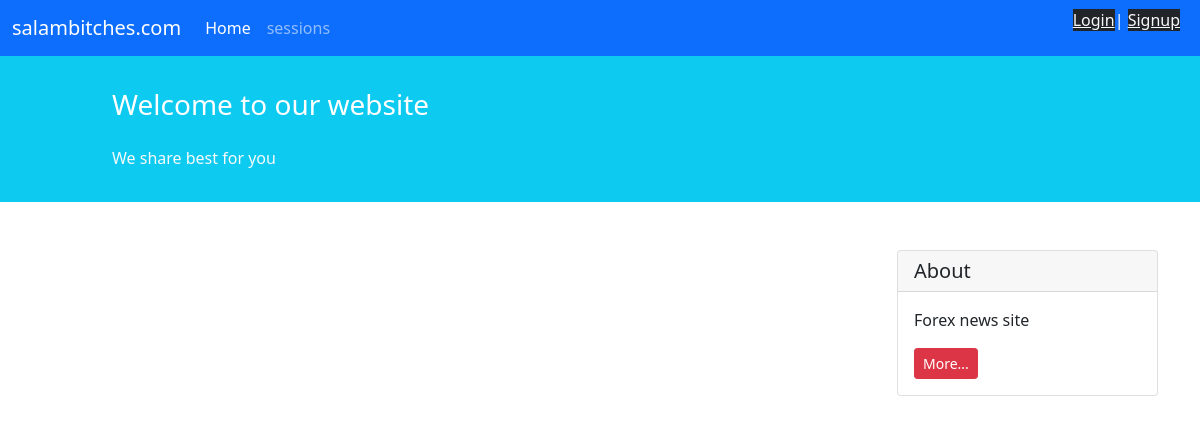
The page /blog/ on the database as committed earlier.
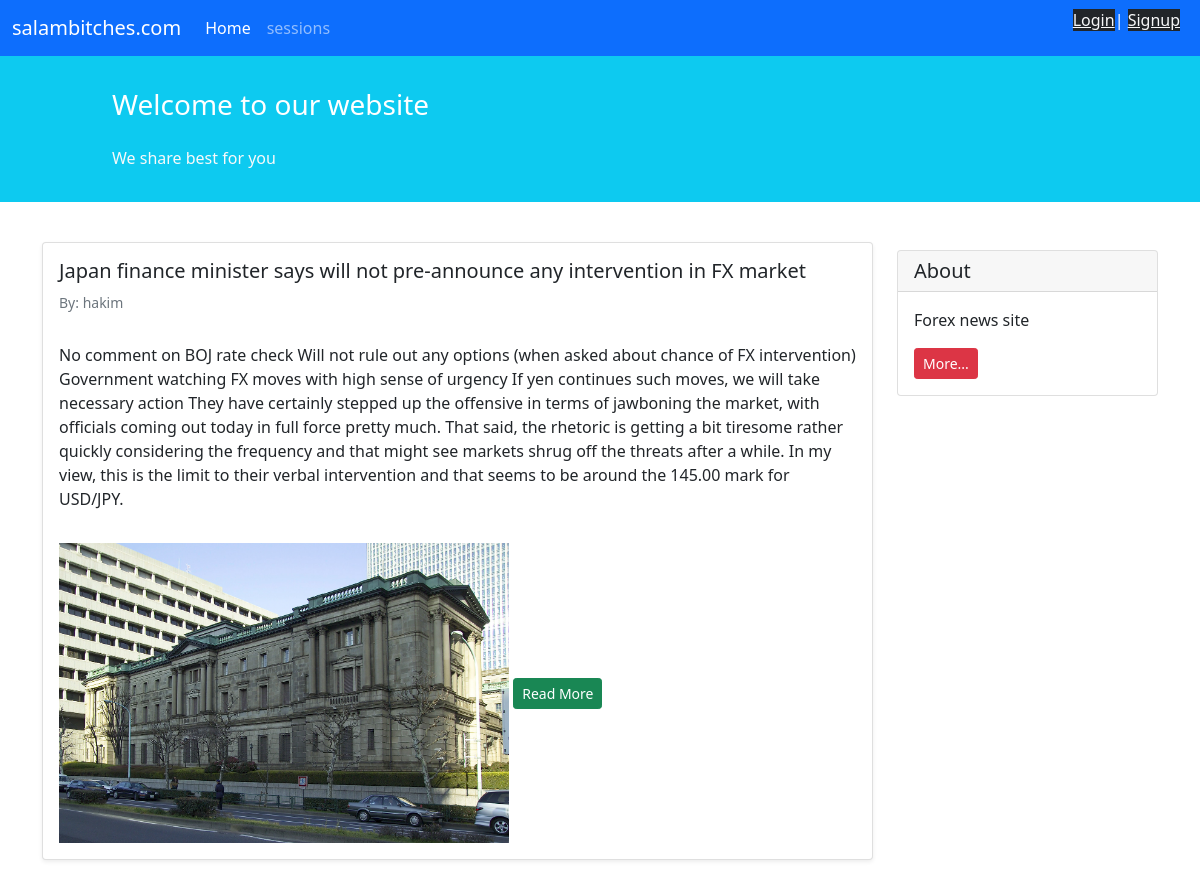
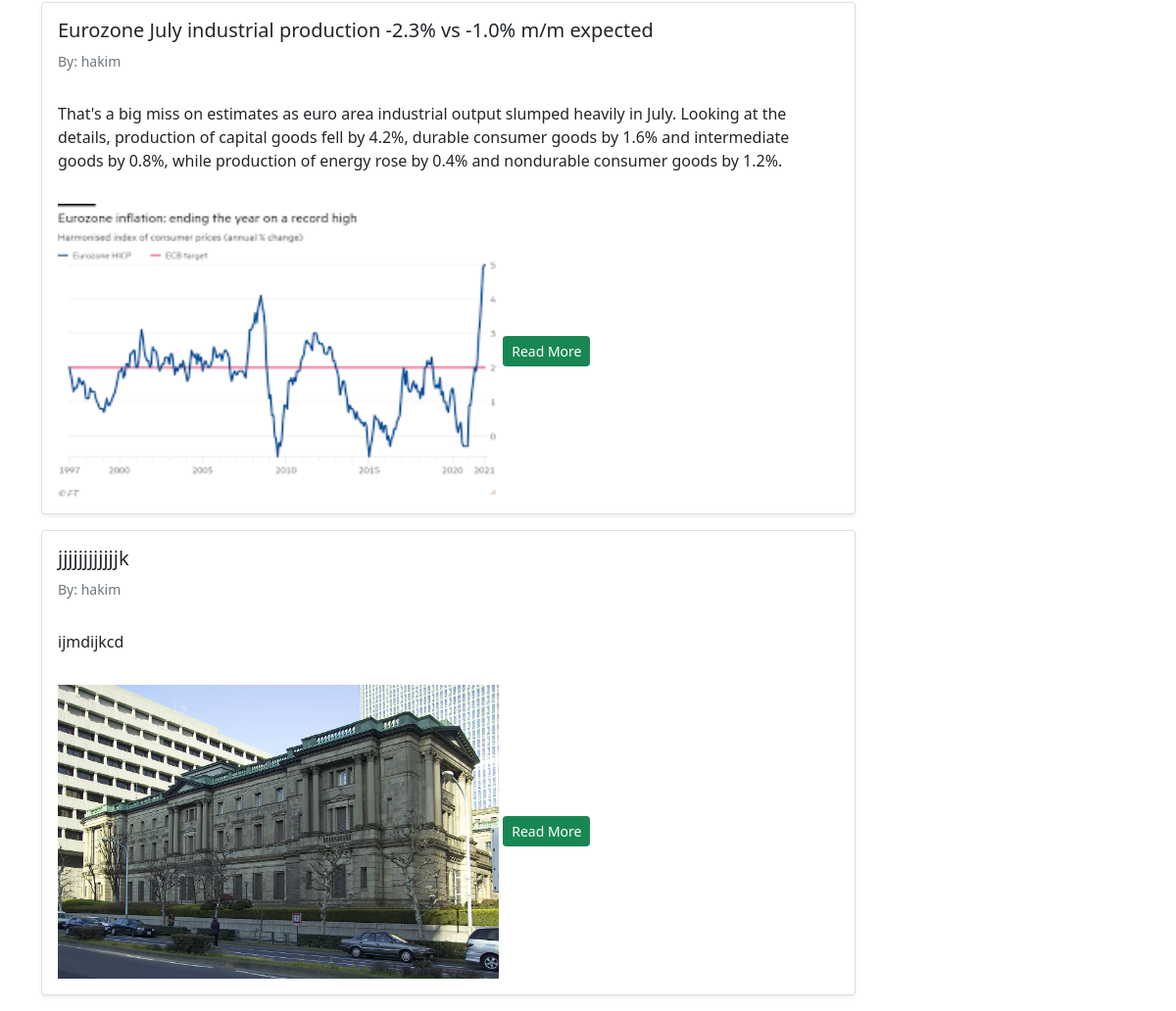
The same page on the database as committed later (2 pictures, top to bottom).
### blog/models.py (models this page shows, shortened)
class Post(models.Model):
    STATUS_CHOICES = (
        ('pub', 'Published'),
        ('drf', 'Draft'),
    )
    user = models.ForeignKey(get_user_model(), on_delete=models.CASCADE , related_name='user')
    title = models.CharField(max_length=100)
    text = models.TextField()
    datetime_created = models.DateTimeField(auto_now_add=True)
    datetime_modified = models.DateTimeField(auto_now=True)
    status = models.CharField(choices=STATUS_CHOICES, max_length=3)
    upload = models.ImageField(upload_to ='upload/' , blank=True)
    session = models.CharField(choices=session, max_length=3)

### accounts/models.py (models this page shows)
class CustomUser(AbstractUser):
    pass

### blog/views.py (the view)
# urls.py: path("", PostList.as_view() , name='post_list'),
class PostList(generic.ListView):
    model = Post
    template_name = 'blog/post_list.html'
    paginate_by = 100  # if pagination is desired
    context_object_name = 'post_list'

### pages/templates/blog/post_list.html (shortened to what this page needs)
{% extends '_base.html' %}
{% block content %}
    <div class="container mt-4">
        <div class="row">
            <div class="col-9">
                {% for post in post_list %}
                    <div class="card shadow-sm my-3">
                        <div class="card-body">
                            <h5 class="card-title">{{ post.title }}</h5>
                            <h6 class="card-subtitle mb-2 text-muted small py-2">By: {{ post.user }}</h6>
                            <p class="card-text py-3">
                                {{ post.text }}
                            </p>
                            {% if post.upload %}
                            <img src="{{ post.upload.url }}" alt="Smiley face" width="450" height="300">
                            {% endif %}
                            <a href="{% url 'post_detail' post.id %}" class="btn btn-sm btn-success">Read More</a>
                        </div>
                    </div>
                {% endfor %}
            </div>
{% endblock content %}

### templates/_base.html (shortened to what this page needs)
<!doctype html>
<html lang="en">
<head>
    <link href="https://cdn.jsdelivr.net/npm/bootstrap@5.1.3/dist/css/bootstrap.min.css" rel="stylesheet"
>
</head>
<body>
<nav class="navbar navbar-expand-lg navbar-dark bg-primary">
    <div class="container-fluid">
        <a class="navbar-brand" href="#">salambitches.com</a>
        <div class="collapse navbar-collapse" id="navbarNavAltMarkup">
            <div class="navbar-nav">
                <a class="nav-link active" aria-current="page" href="{% url 'post_list' %}">Home</a>
                <a class="nav-link" href="{% url 'post_list'%}">sessions</a>
            </div>
        </div>
        <div class="mx-2 text-white">
            {% if user.is_authenticated %}
             welcome {{user.username}} | <a class="text-light bg-dark" href="{% url 'account_logout' %}" class="text_light"> Logout </a> |
            {% else %}
            <p><a href="{% url 'account_login' %}" class="text-light bg-dark">Login</a>| <a href="{% url 'account_signup' %}" class="text-light bg-dark">Signup</a></p>
            {% endif %}
        </div>
    </div>
</nav>
<div class="container-fluid bg-info">
    <div class="row py-3">
        <div class="col-md-8 col-md-10 mx-auto">
            <h3 class="my-4 mt-3 text-white">Welcome to our website</h3>
            <p class="text-light">We share best for you</p>
        </div>
    </div>
</div>
{% block content %}
{% endblock content %}
        <div class="col-3">
                <div class="card my-4">
                    <h5 class="card-header">About</h5>
                    <div class="card-body">
                        <p class="card-text">
                         Forex news site
                        </p>
                        <a href="#"
                           class="btn btn-sm btn-danger">
                            More...
                        </a>
                    </div>
                </div>
        </div>
    </div>
</div>
</body>
</html>

Rows that differ between the two databases and show on the page:
added Post: title "Japan finance minister says will not pre-announce any intervention in FX market", user "hakim", text "No comment on BOJ rate check Will not rule out any options (when asked about chance of FX intervention) Government watching FX moves with high sense of urgency If yen continues such moves, we will take necessary action They have certainly stepped up the offensive in terms of jawboning the market, with officials coming out today in full force pretty much. That said, the rhetoric is getting a bit tiresome rather quickly considering the frequency and that might see markets shrug off the threats after a while. In my view, this is the limit to their verbal intervention and that seems to be around the 145.00 mark for USD/JPY.", upload (picture)
added Post: title "Eurozone July industrial production -2.3% vs -1.0% m/m expected", user "hakim", text "That's a big miss on estimates as euro area industrial output slumped heavily in July. Looking at the details, production of capital goods fell by 4.2%, durable consumer goods by 1.6% and intermediate goods by 0.8%, while production of energy rose by 0.4% and nondurable consumer goods by 1.2%.", upload (picture)
added Post: title "jjjjjjjjjjjjk", user "hakim", text "ijmdijkcd", upload (picture)
